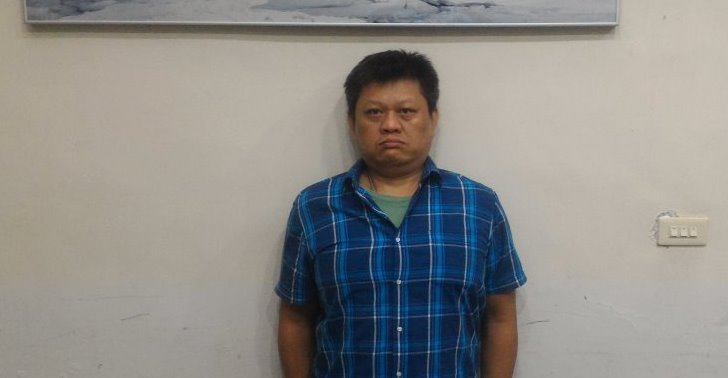
#> input picture 本書範例/ch12/media/person1.jpg, 728 x 378 px, found by its file name
$ python saveFace1.py   (older library calls are emulated)
#> lines starting #> are read from the running program, lines starting #| are printed output that depends on the picture; after the words box and inside, x2 and y2 are one past the last pixel; in counts of white or black regions, pixels touching at a corner belong together
import cv2
from PIL import Image
casc_path = "C:\\Program Files\\Anaconda3\\pkgs\\opencv3-3.1.0-py35_0\\Library\\etc\\haarcascades\\haarcascade_frontalface_default.xml"
faceCascade = cv2.CascadeClassifier(casc_path)
imagename = "media\\person1.jpg"
image = cv2.imread(imagename)
#> image is the input picture: shape (378, 728, 3); mean B, G, R 137.3, 141.2, 142.9
faces = faceCascade.detectMultiScale(image, scaleFactor=1.1, minNeighbors=5, minSize=(30,30), flags = cv2.CASCADE_SCALE_IMAGE)
#> faces = [[346, 78, 87, 87]]
count = 1
for (x,y,w,h) in faces:
    cv2.rectangle(image, (x,y), (x+w,y+h), (128,255,0), 2)
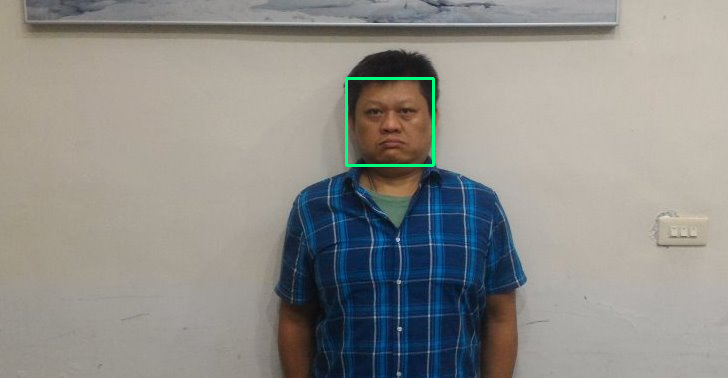
#> image: shape (378, 728, 3); 0.38% of pixels changed, all inside (x1, y1, x2, y2) = (345, 77, 435, 167)
    filename = "media\\face" + str(count)+ ".jpg"
    image1 = Image.open(imagename)
    image2 = image1.crop((x, y, x+w, y+h))
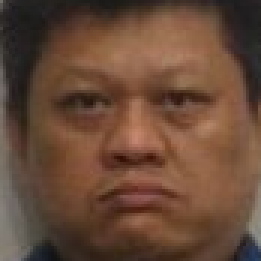
#> image2: PIL image 87x87 RGB (shown 3 times larger); mean R, G, B 104, 73.6, 56
    image3 = image2.resize((200, 200), Image.ANTIALIAS)
    image3.save(filename)
    count += 1
cv2.namedWindow("facedetect")
cv2.imshow("facedetect", image)
cv2.waitKey(0)
cv2.destroyWindow("facedetect")

$ run again, with 本書範例/ch12/media/person2.jpg copied over 本書範例/ch12/media/person1.jpg
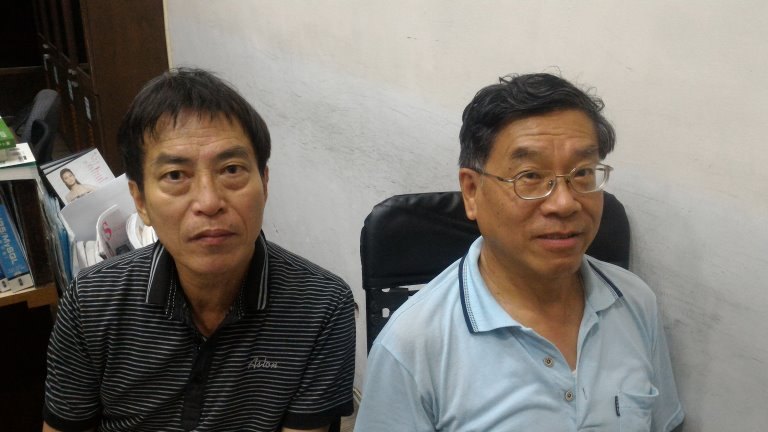
#> input picture 本書範例/ch12/media/person2.jpg, 768 x 432 px, found by its file name
#> image is the input picture: shape (432, 768, 3); mean B, G, R 111.5, 117.7, 122.5
#> faces = [[131, 112, 149, 149], [471, 107, 163, 163]]
#> image: shape (432, 768, 3); 0.54% of pixels changed, all inside (x1, y1, x2, y2) = (130, 111, 282, 263)
#> `image2 = image1.crop((x, y, x+w, y+h))`:
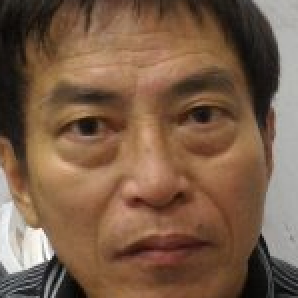
#> image2: PIL image 149x149 RGB (shown 2 times larger); mean R, G, B 122.8, 94, 72.3
#> `cv2.imshow("facedetect", image)`:
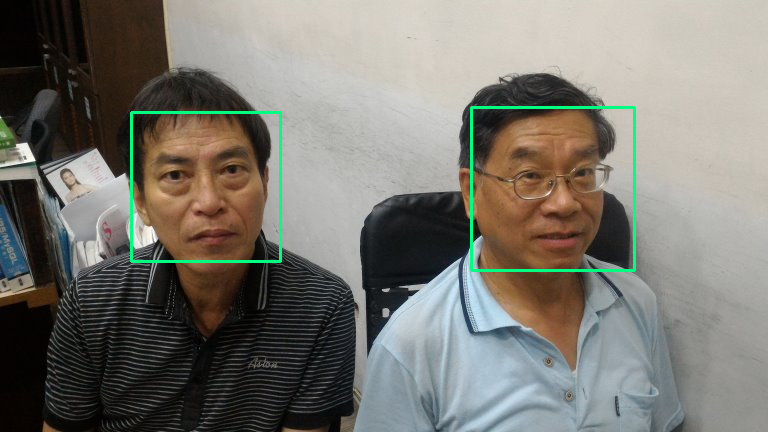
#> window 'facedetect': shape (432, 768, 3); mean B, G, R 111.9, 119.4, 121.3

$ run again, with 本書範例/ch12/media/person3.jpg copied over 本書範例/ch12/media/person1.jpg
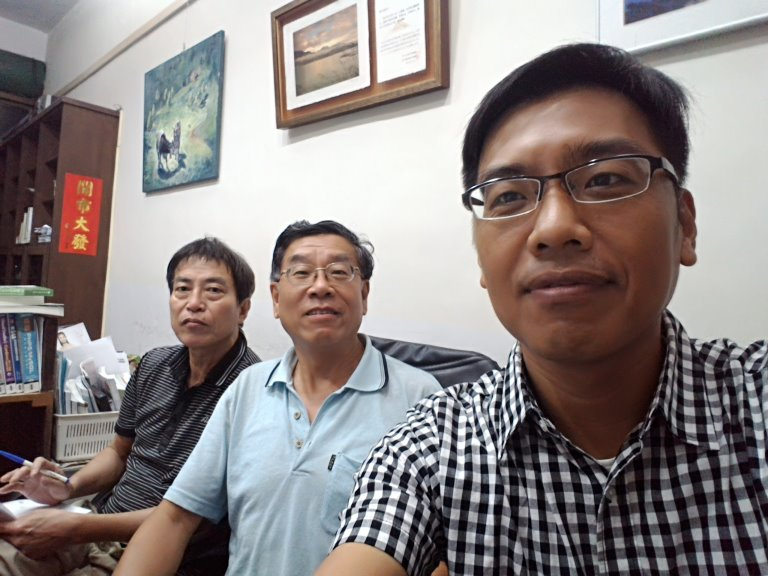
#> input picture 本書範例/ch12/media/person3.jpg, 768 x 576 px, found by its file name
#> image is the input picture: shape (576, 768, 3); mean B, G, R 131.7, 132.7, 140.7
#> faces = [[156, 255, 83, 83], [268, 230, 105, 105], [442, 91, 239, 239]]
#> image: shape (576, 768, 3); 0.22% of pixels changed, all inside (x1, y1, x2, y2) = (155, 254, 241, 340)
#> `image2 = image1.crop((x, y, x+w, y+h))`:
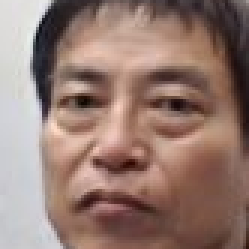
#> image2: PIL image 83x83 RGB (shown 3 times larger); mean R, G, B 149.1, 122.4, 113.3
#> `cv2.imshow("facedetect", image)`:
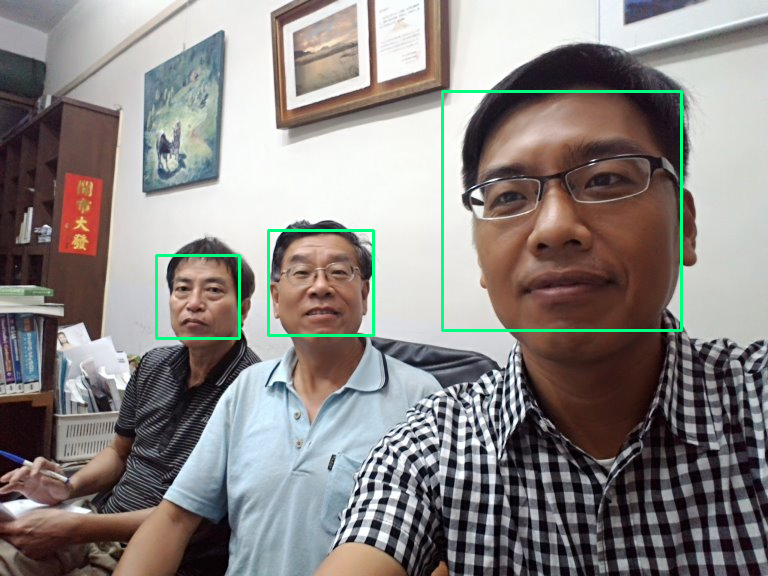
#> window 'facedetect': shape (576, 768, 3); mean B, G, R 131.6, 134.1, 139

$ run again, with 本書範例/ch12/media/person8.jpg copied over 本書範例/ch12/media/person1.jpg
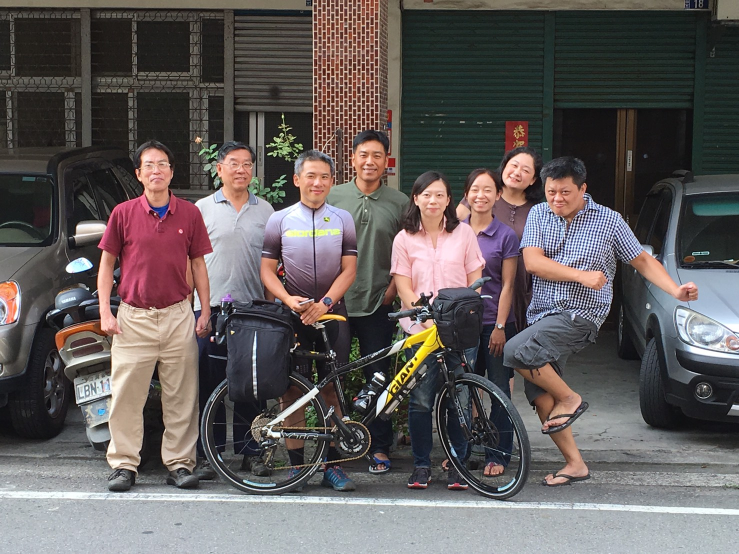
#> input picture 本書範例/ch12/media/person8.jpg, 1478 x 1108 px, found by its file name (shown at 1/2 size)
#> image is the input picture: shape (1108, 1478, 3); mean B, G, R 92.2, 92.8, 99
#> faces = [[928, 352, 70, 70], [703, 281, 75, 75], [272, 298, 78, 78], [444, 299, 72, 72], [833, 364, 70, 70], [591, 322, 78, 78], [1086, 357, 71, 71]]
#> image: shape (1108, 1478, 3); 0.05% of pixels changed, all inside (x1, y1, x2, y2) = (927, 351, 1000, 424)
#> `image3 = image2.resize((200, 200), Image.ANTIALIAS)`:
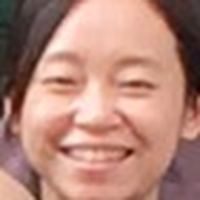
#> image3: PIL image 200x200 RGB; mean R, G, B 180.4, 134.3, 121.1
#> `cv2.imshow("facedetect", image)`:
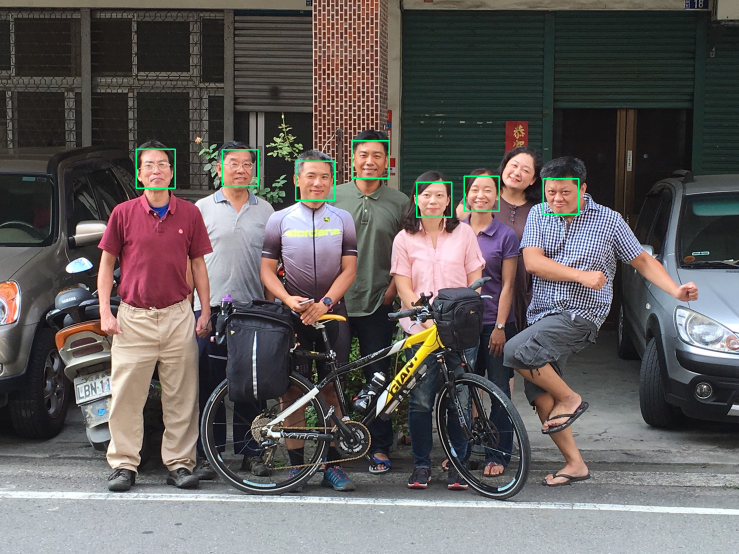
#> window 'facedetect': shape (1108, 1478, 3) (shown at 1/2 size); mean B, G, R 92.4, 93.4, 98.5
